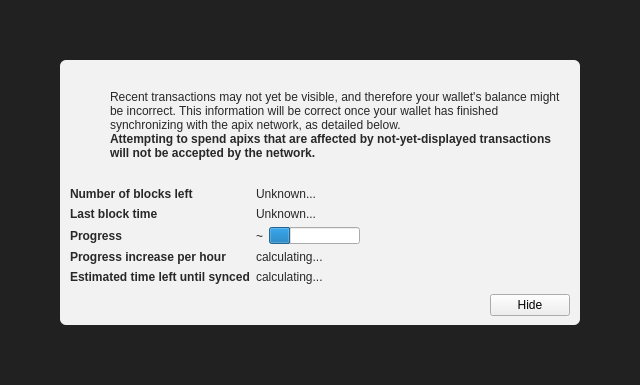
<?xml version="1.0" encoding="UTF-8"?>
<ui version="4.0">
 <class>ModalOverlay</class>
 <widget class="ModalOverlay" name="ModalOverlay">
  <property name="geometry">
   <rect>
    <x>0</x>
    <y>0</y>
    <width>640</width>
    <height>385</height>
   </rect>
  </property>
  <property name="windowTitle">
   <string>Form</string>
  </property>
  <layout class="QVBoxLayout" name="verticalLayout" stretch="0">
   <property name="sizeConstraint">
    <enum>QLayout::SetDefaultConstraint</enum>
   </property>
   <property name="leftMargin">
    <number>0</number>
   </property>
   <property name="topMargin">
    <number>0</number>
   </property>
   <property name="rightMargin">
    <number>0</number>
   </property>
   <property name="bottomMargin">
    <number>0</number>
   </property>
   <item>
    <widget class="QWidget" name="bgWidget" native="true">
     <property name="styleSheet">
      <string notr="true">#bgWidget { background: rgba(0,0,0,220); }</string>
     </property>
     <layout class="QVBoxLayout" name="verticalLayoutMain" stretch="1">
      <property name="leftMargin">
       <number>60</number>
      </property>
      <property name="topMargin">
       <number>60</number>
      </property>
      <property name="rightMargin">
       <number>60</number>
      </property>
      <property name="bottomMargin">
       <number>60</number>
      </property>
      <item>
       <widget class="QWidget" name="contentWidget" native="true">
        <property name="styleSheet">
         <string notr="true">#contentWidget { background: rgba(255,255,255,240); border-radius: 6px; }

QLabel { color: rgb(40,40,40);  }</string>
        </property>
        <layout class="QVBoxLayout" name="verticalLayoutSub" stretch="1,0,0,0">
         <property name="spacing">
          <number>0</number>
         </property>
         <property name="leftMargin">
          <number>10</number>
         </property>
         <property name="topMargin">
          <number>10</number>
         </property>
         <property name="rightMargin">
          <number>10</number>
         </property>
         <property name="bottomMargin">
          <number>10</number>
         </property>
         <item>
          <layout class="QHBoxLayout" name="horizontalLayoutIconText" stretch="0,1">
           <property name="topMargin">
            <number>20</number>
           </property>
           <item>
            <layout class="QVBoxLayout" name="verticalLayoutIcon">
             <property name="leftMargin">
              <number>0</number>
             </property>
             <item>
              <widget class="QPushButton" name="warningIcon">
               <property name="enabled">
                <bool>false</bool>
               </property>
               <property name="text">
                <string/>
               </property>
               <property name="icon">
                <iconset>
                 <normaloff>:/icons/warning</normaloff>
                 <disabledoff>:/icons/warning</disabledoff>:/icons/warning</iconset>
               </property>
               <property name="iconSize">
                <size>
                 <width>48</width>
                 <height>48</height>
                </size>
               </property>
               <property name="flat">
                <bool>true</bool>
               </property>
              </widget>
             </item>
             <item>
              <spacer name="verticalSpacerWarningIcon">
               <property name="orientation">
                <enum>Qt::Vertical</enum>
               </property>
               <property name="sizeHint" stdset="0">
                <size>
                 <width>20</width>
                 <height>40</height>
                </size>
               </property>
              </spacer>
             </item>
            </layout>
           </item>
           <item>
            <layout class="QVBoxLayout" name="verticalLayoutInfoText">
             <property name="leftMargin">
              <number>0</number>
             </property>
             <property name="topMargin">
              <number>0</number>
             </property>
             <item>
              <widget class="QLabel" name="infoText">
               <property name="text">
                <string>Recent transactions may not yet be visible, and therefore your wallet's balance might be incorrect. This information will be correct once your wallet has finished synchronizing with the apix network, as detailed below.</string>
               </property>
               <property name="textFormat">
                <enum>Qt::RichText</enum>
               </property>
               <property name="wordWrap">
                <bool>true</bool>
               </property>
              </widget>
             </item>
             <item>
              <widget class="QLabel" name="infoTextStrong">
               <property name="font">
                <font>
                 <weight>75</weight>
                 <bold>true</bold>
                </font>
               </property>
               <property name="text">
                <string>Attempting to spend apixs that are affected by not-yet-displayed transactions will not be accepted by the network.</string>
               </property>
               <property name="textFormat">
                <enum>Qt::RichText</enum>
               </property>
               <property name="wordWrap">
                <bool>true</bool>
               </property>
              </widget>
             </item>
             <item>
              <spacer name="verticalSpacerInTextSpace">
               <property name="orientation">
                <enum>Qt::Vertical</enum>
               </property>
               <property name="sizeHint" stdset="0">
                <size>
                 <width>20</width>
                 <height>40</height>
                </size>
               </property>
              </spacer>
             </item>
            </layout>
           </item>
          </layout>
         </item>
         <item>
          <spacer name="verticalSpacerAfterText">
           <property name="orientation">
            <enum>Qt::Vertical</enum>
           </property>
           <property name="sizeHint" stdset="0">
            <size>
             <width>20</width>
             <height>40</height>
            </size>
           </property>
          </spacer>
         </item>
         <item>
          <layout class="QFormLayout" name="formLayout">
           <property name="fieldGrowthPolicy">
            <enum>QFormLayout::FieldsStayAtSizeHint</enum>
           </property>
           <property name="horizontalSpacing">
            <number>6</number>
           </property>
           <property name="verticalSpacing">
            <number>6</number>
           </property>
           <property name="topMargin">
            <number>10</number>
           </property>
           <item row="0" column="0">
            <widget class="QLabel" name="labelNumberOfBlocksLeft">
             <property name="font">
              <font>
               <weight>75</weight>
               <bold>true</bold>
              </font>
             </property>
             <property name="text">
              <string>Number of blocks left</string>
             </property>
            </widget>
           </item>
           <item row="0" column="1">
            <widget class="QLabel" name="numberOfBlocksLeft">
             <property name="text">
              <string>Unknown...</string>
             </property>
            </widget>
           </item>
           <item row="1" column="0">
            <widget class="QLabel" name="labelLastBlockTime">
             <property name="font">
              <font>
               <weight>75</weight>
               <bold>true</bold>
              </font>
             </property>
             <property name="text">
              <string>Last block time</string>
             </property>
            </widget>
           </item>
           <item row="1" column="1">
            <widget class="QLabel" name="newestBlockDate">
             <property name="sizePolicy">
              <sizepolicy hsizetype="Maximum" vsizetype="Preferred">
               <horstretch>0</horstretch>
               <verstretch>0</verstretch>
              </sizepolicy>
             </property>
             <property name="text">
              <string>Unknown...</string>
             </property>
            </widget>
           </item>
           <item row="2" column="0">
            <widget class="QLabel" name="labelSyncDone">
             <property name="font">
              <font>
               <weight>75</weight>
               <bold>true</bold>
              </font>
             </property>
             <property name="text">
              <string>Progress</string>
             </property>
            </widget>
           </item>
           <item row="2" column="1">
            <layout class="QHBoxLayout" name="horizontalLayoutSync" stretch="0,1">
             <item>
              <widget class="QLabel" name="percentageProgress">
               <property name="text">
                <string notr="true">~</string>
               </property>
              </widget>
             </item>
             <item>
              <widget class="QProgressBar" name="progressBar">
               <property name="value">
                <number>24</number>
               </property>
               <property name="format">
                <string/>
               </property>
              </widget>
             </item>
            </layout>
           </item>
           <item row="4" column="0">
            <widget class="QLabel" name="labelProgressIncrease">
             <property name="font">
              <font>
               <weight>75</weight>
               <bold>true</bold>
              </font>
             </property>
             <property name="text">
              <string>Progress increase per hour</string>
             </property>
            </widget>
           </item>
           <item row="4" column="1">
            <widget class="QLabel" name="progressIncreasePerH">
             <property name="text">
              <string>calculating...</string>
             </property>
            </widget>
           </item>
           <item row="5" column="0">
            <widget class="QLabel" name="labelEstimatedTimeLeft">
             <property name="font">
              <font>
               <weight>75</weight>
               <bold>true</bold>
              </font>
             </property>
             <property name="text">
              <string>Estimated time left until synced</string>
             </property>
            </widget>
           </item>
           <item row="5" column="1">
            <widget class="QLabel" name="expectedTimeLeft">
             <property name="text">
              <string>calculating...</string>
             </property>
            </widget>
           </item>
          </layout>
         </item>
         <item>
          <layout class="QHBoxLayout" name="horizontalLayoutButtons">
           <property name="leftMargin">
            <number>10</number>
           </property>
           <property name="topMargin">
            <number>10</number>
           </property>
           <item>
            <spacer name="horizontalSpacer">
             <property name="orientation">
              <enum>Qt::Horizontal</enum>
             </property>
             <property name="sizeHint" stdset="0">
              <size>
               <width>40</width>
               <height>20</height>
              </size>
             </property>
            </spacer>
           </item>
           <item>
            <widget class="QPushButton" name="closeButton">
             <property name="text">
              <string>Hide</string>
             </property>
            </widget>
           </item>
          </layout>
         </item>
        </layout>
       </widget>
      </item>
     </layout>
    </widget>
   </item>
  </layout>
 </widget>
 <customwidgets>
  <customwidget>
   <class>ModalOverlay</class>
   <extends>QWidget</extends>
   <header>qt/modaloverlay.h</header>
   <container>1</container>
  </customwidget>
 </customwidgets>
 <resources/>
 <connections/>
</ui>
